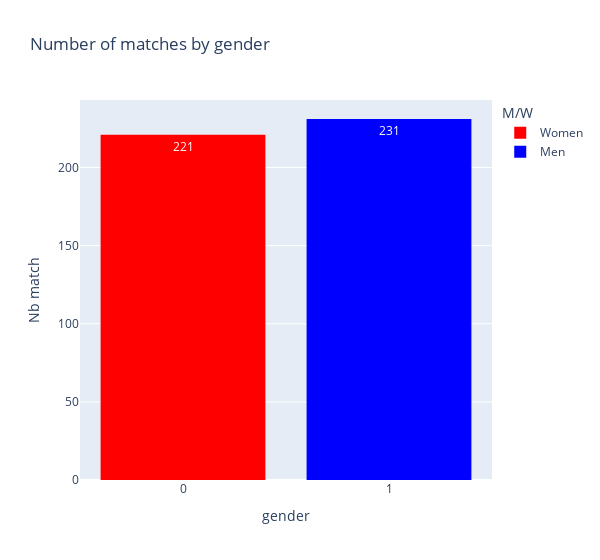

The code cell stored with this chart in its notebook:
### Code cell
gender_fig = px.histogram(nb_persons_match, 
                          x="gender", 
                          histfunc="count", 
                          text_auto=True, 
                          title="Number of matches by gender",
                          color="M/W", 
                          color_discrete_sequence= ["red", "blue"],)

gender_fig.update_layout(
    #barmode="group", 
    xaxis_title="gender", 
    yaxis_title="Nb match",
    autosize=False,
    width=600,
)
gender_fig.update_xaxes(type='category')
gender_fig.show()

### Figure 1 — Plotly figure (JSON) as saved in the notebook; plotly's stock layout.template omitted (floating-point values rounded to 4 significant figures; data arrays with more than 128 entries replaced by an {"elided": "..."} marker saying what was removed)
{"data": [{"alignmentgroup": "True", "bingroup": "x", "histfunc": "count", "hovertemplate": "M/W=Women<br>gender=%{x}<br>count=%{y}<extra></extra>", "legendgroup": "Women", "marker": {"color": "red", "pattern": {"shape": ""}}, "name": "Women", "offsetgroup": "Women", "orientation": "v", "showlegend": true, "texttemplate": "%{value}", "type": "histogram", "x": {"elided": "221 int values"}, "xaxis": "x", "yaxis": "y"}, {"alignmentgroup": "True", "bingroup": "x", "histfunc": "count", "hovertemplate": "M/W=Men<br>gender=%{x}<br>count=%{y}<extra></extra>", "legendgroup": "Men", "marker": {"color": "blue", "pattern": {"shape": ""}}, "name": "Men", "offsetgroup": "Men", "orientation": "v", "showlegend": true, "texttemplate": "%{value}", "type": "histogram", "x": {"elided": "231 int values"}, "xaxis": "x", "yaxis": "y"}], "layout": {"autosize": false, "barmode": "relative", "legend": {"title": {"text": "M/W"}, "tracegroupgap": 0}, "title": {"text": "Number of matches by gender"}, "width": 600, "xaxis": {"anchor": "y", "domain": [0, 1], "title": {"text": "gender"}, "type": "category"}, "yaxis": {"anchor": "x", "domain": [0, 1], "title": {"text": "Nb match"}}}}
